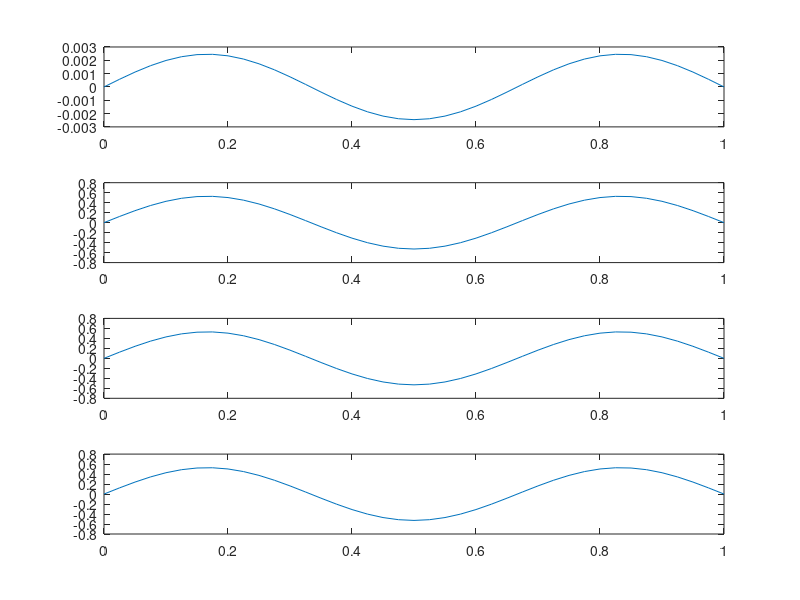

MATLAB code for this plot:
clear all
close all

N=40;
ds=1/N;
s=(0:N)*ds;
A=5; 
k=3;
t=0;

thv_ana = (A/(k*pi))*((sin(k*pi*s + 2*pi*t)) - sin(2*pi*t));
kappav=A*cos(k*pi*s+2*pi*t);
thv_numM=ds*cumtrapz(kappav);
thv_num=zeros(size(s));


for i=1:N
    thv_num(i+1)=thv_num(i)+(ds/2)*((kappav(i)+kappav(i+1)));
end
    diff1=thv_ana-thv_num;
    diff2=thv_numM-thv_num;
    subplot(4,1,1)
    plot(s, diff1)
    hold on;
    subplot(4,1,2)
    plot(s,thv_num)
    hold on;
    
subplot(4,1,3)
plot(s,thv_ana)
subplot(4,1,4)
plot(s,thv_numM)

fel1 = sqrt(sum(diff1.^2)/numel(diff1))
fel2 = sqrt(sum(diff2.^2)/numel(diff2))

